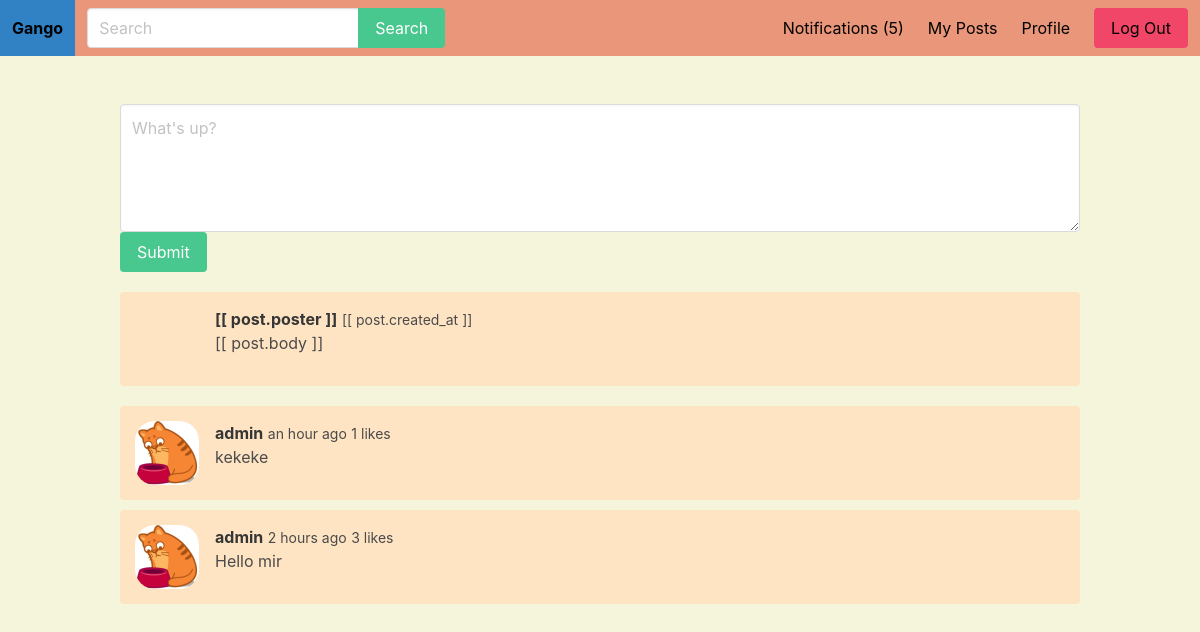
/feed/ (signed in), run on the app's committed database.
### core/models.py (models this page shows)
class Post(models.Model):
    body = models.CharField(max_length=255)
    created_by = models.ForeignKey(User,related_name='posts',on_delete=models.CASCADE)
    created_at = models.DateTimeField(auto_now_add=True)
    class Meta:
        ordering=('-created_at',)

class Profile(models.Model):
    user = models.OneToOneField(User, on_delete=models.CASCADE)
    follows = models.ManyToManyField('self',related_name='followed_by',symmetrical=False)
    avatar = models.ImageField(upload_to='uploads',default='kot.png')

### core/views.py (the view)
# urls.py: path('feed/',feed,name='feed'),
@login_required
def feed(request):
    userids = [request.user.id]
    posts = Post.objects.filter(created_by_id__in=userids)
    return render(request, 'feed/feed.html', {'posts': posts})

### core/context_processors.py (called while the page is built)
def notifications(request):
    if request.user.is_authenticated:
        return {'notifications': request.user.notifications.filter(is_read=False)}
    else:
        return {'notifications': []}

### templates/feed/feed.html (shortened to what this page needs)
{% extends 'core/base.html' %}
{% load humanize %}
{% block content %}
    <div class="container" id="feedapp">
        <div class="columns">
            <div class="column is-12">
                <div class="wrapper-form">
                    <form v-on:submit.prevent="submit_post()">
                        <div class="control">
                            <label>
                                <textarea class="textarea" v-model="body" placeholder="What's up?"></textarea>
                            </label>
                        </div>
                        <div class="field">
                            <div class="control">
                                <button class="button is-success">Submit</button>
                            </div>
                        </div>
                    </form>
                </div>
                <div class="wrapper-posts">
                    <div class="post" v-for="post in posts">
                        <article class="media">
                            <figure class="media-left">
                                <p class="image is-64x64">
                                </p>
                            </figure>
                            <div class="media-content">
                                <div class="content">
                                    <p>
                                        <strong>[[ post.poster ]]</strong>
                                        <small>[[ post.created_at ]]</small>
                                        <br>
                                        [[ post.body ]]
                                    </p>
                                </div>
                            </div>
                        </article>
                    </div>
                </div>
                <div class="wrapper-posts">
                    {% for post in posts %}
                        <div class="post">
                            <article class="media">
                                <figure class="media-left">
                                    <p class="image is-64x64">
                                        {% if user.profile.avatar %}
                                            <img style="border-radius: 20px" src="{{ user.profile.avatar.url }}">
                                        {% endif %}
                                    </p>
                                </figure>
                                <div class="media-content">
                                    <div class="content">
                                        <p>
                                            <strong>{{ post.created_by.username }}</strong>
                                            <small>{{ post.created_at|naturaltime }}</small>
                                            <small id="likes-{{ post.id }}">{{ post.likes.count }} likes</small>
                                            <br>
                                            {{ post.body }}
                                        </p>
                                    </div>
                                </div>
                            </article>
                        </div>
                    {% endfor %}
                </div>
            </div>
        </div>
    </div>
{% endblock %}

### static/css/main.css (style rules this page uses)
body { background: beige; }
.wrapper-posts { margin-top: 20px; }
.post { margin-bottom: 10px; padding: 15px; border-radius: 4px; background: bisque; }

### data on the page
Post: profile.avatar (picture), created_by.username "admin", created_at "an hour ago", likes.count "1", body "kekeke"
Post: profile.avatar (picture), created_by.username "admin", created_at "2 hours ago", likes.count "3", body "Hello mir"

### other printed values
{{ notifications.count }} "5"
